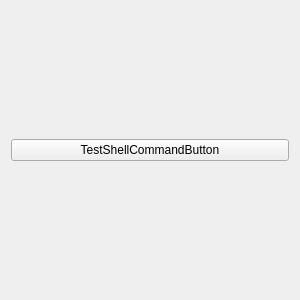
<?xml version="1.0" encoding="UTF-8"?>
<ui version="4.0">
 <class>Form</class>
 <widget class="QWidget" name="Form">
  <property name="geometry">
   <rect>
    <x>0</x>
    <y>0</y>
    <width>300</width>
    <height>300</height>
   </rect>
  </property>
  <property name="windowTitle">
   <string>Form</string>
  </property>
  <layout class="QGridLayout" name="gridLayout">
   <item row="0" column="0">
    <widget class="PyDMShellCommand" name="TestShellCommand">
     <property name="toolTip">
      <string/>
     </property>
     <property name="text">
      <string>TestShellCommandButton</string>
     </property>
     <property name="commands" stdset="0">
      <stringlist>
       <string>pydm ~/opsTools/devPanel/example/example.py</string>
      </stringlist>
     </property>
    </widget>
   </item>
  </layout>
 </widget>
 <customwidgets>
  <customwidget>
   <class>PyDMShellCommand</class>
   <extends>QPushButton</extends>
   <header>pydm.widgets.shell_command</header>
  </customwidget>
 </customwidgets>
 <resources/>
 <connections/>
</ui>
